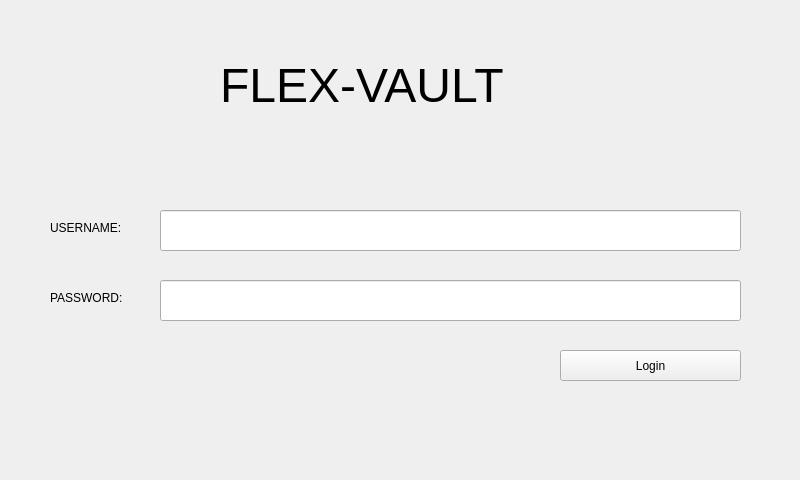
<?xml version="1.0" encoding="UTF-8"?>
<ui version="4.0">
 <class>Login</class>
 <widget class="QWidget" name="Login">
  <property name="geometry">
   <rect>
    <x>0</x>
    <y>0</y>
    <width>800</width>
    <height>480</height>
   </rect>
  </property>
  <property name="windowTitle">
   <string>Form</string>
  </property>
  <widget class="QPushButton" name="loginButton">
   <property name="geometry">
    <rect>
     <x>560</x>
     <y>350</y>
     <width>181</width>
     <height>31</height>
    </rect>
   </property>
   <property name="text">
    <string>Login</string>
   </property>
  </widget>
  <widget class="QLineEdit" name="idLineEdit">
   <property name="geometry">
    <rect>
     <x>160</x>
     <y>210</y>
     <width>581</width>
     <height>41</height>
    </rect>
   </property>
  </widget>
  <widget class="QLineEdit" name="passwordLineEdit">
   <property name="geometry">
    <rect>
     <x>160</x>
     <y>280</y>
     <width>581</width>
     <height>41</height>
    </rect>
   </property>
   <property name="echoMode">
    <enum>QLineEdit::Password</enum>
   </property>
  </widget>
  <widget class="QLabel" name="idLabel">
   <property name="geometry">
    <rect>
     <x>50</x>
     <y>220</y>
     <width>91</width>
     <height>16</height>
    </rect>
   </property>
   <property name="text">
    <string>USERNAME:</string>
   </property>
  </widget>
  <widget class="QLabel" name="passwordLabel">
   <property name="geometry">
    <rect>
     <x>50</x>
     <y>290</y>
     <width>111</width>
     <height>16</height>
    </rect>
   </property>
   <property name="text">
    <string>PASSWORD:</string>
   </property>
  </widget>
  <widget class="QLabel" name="flexVaultLabel">
   <property name="geometry">
    <rect>
     <x>220</x>
     <y>60</y>
     <width>361</width>
     <height>51</height>
    </rect>
   </property>
   <property name="font">
    <font>
     <pointsize>36</pointsize>
    </font>
   </property>
   <property name="text">
    <string>FLEX-VAULT</string>
   </property>
  </widget>
 </widget>
 <resources/>
 <connections/>
</ui>
